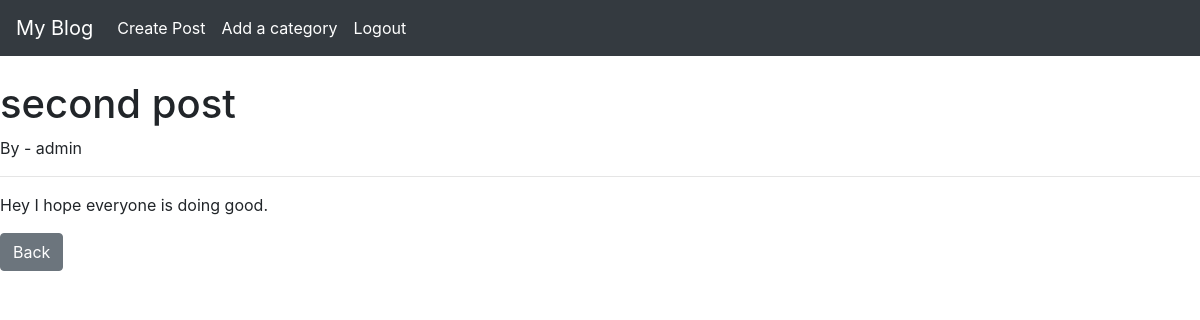
Screenshot of /article/2/ (signed in) with the database file from the repository.
### blog/models.py (models this page shows, shortened)
class Post(models.Model):
    title = models.CharField(max_length=255)
    title_tag = models.CharField(max_length=255, default='My Blog')
    author = models.ForeignKey(to=User, on_delete=models.CASCADE)
    body = models.TextField()
    post_date = models.DateField(auto_now_add=True)
    category = models.CharField(max_length=70)

### blog/views.py (the view)
# urls.py: path('article/<int:pk>/', views.ArticleDetailsView.as_view(), name='article_detail'),
class ArticleDetailsView(DetailView):
    model = Post
    template_name = 'article_details.html'
    oredering = ['post_date']

### blog/templates/article_details.html (shortened to what this page needs)
{% extends 'base.html' %}
{% block content %}
    {% if user.is_authenticated %}
        <h1>{{post.title}}</h1>
        <p>By - {{post.author}}</p>
        <hr>
        <p>{{post.body}}</p>
        <a href="{% url 'home' %}" class="btn btn-secondary">Back</a>
    {% else %}
        <h3>Please login first</h3>
    {% endif %}
{% endblock %}

### rows the page displays
Post: title "second post", author "admin", body "Hey I hope everyone is doing good."
